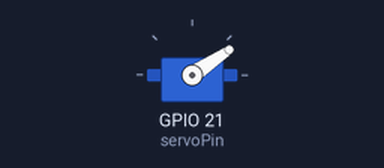
A sketch run on a simulated ESP32. Parts: servo. What the sketch prints to the serial monitor is not drawn.

Above: at 0.05 s.
At 0.2 s:
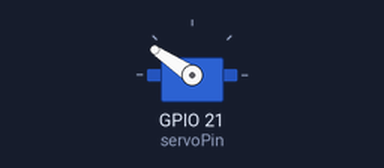
At 0.3 s:
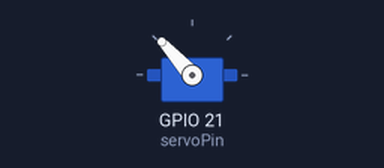
At 0.4 s:
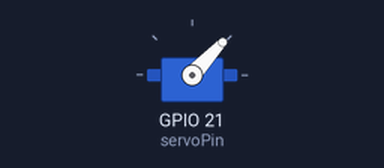
Timing chart, 0 to 3.0 s (numbered marks = the images above):
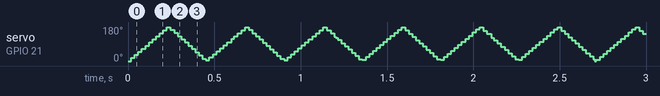

The sketch:

ServoCodeExample.ino
```cpp
#include <ESP32Servo.h>

Servo myservo;  // create servo object to control a servo
// 16 servo objects can be created on the ESP32

int pos = 0;    // variable to store the servo position
// Recommended PWM GPIO pins on the ESP32 include 2,4,12-19,21-23,25-27,32-33
int servoPin = 21;

void setup() {
  Serial.begin(115200);

	// Allow allocation of all timers
	ESP32PWM::allocateTimer(0);
	ESP32PWM::allocateTimer(1);
	ESP32PWM::allocateTimer(2);
	ESP32PWM::allocateTimer(3);
	myservo.setPeriodHertz(50);    // standard 50 hz servo
	myservo.attach(servoPin, 500, 2400); // attaches the servo on pin 18 to the servo object
	// using default min/max of 1000us and 2000us
	// different servos may require different min/max settings
	// for an accurate 0 to 180 sweep
}

void loop() {

	for (pos = 0; pos <= 180; pos += 1) { // goes from 0 degrees to 180 degrees
		// in steps of 1 degree
    Serial.println("Turning Right");
		myservo.write(pos);    // tell servo to go to position in variable 'pos'
		delay(1);             // waits 15ms for the servo to reach the position
	}
	for (pos = 180; pos >= 0; pos -= 1) { // goes from 180 degrees to 0 degrees
    Serial.println("Turning Left");
		myservo.write(pos);    // tell servo to go to position in variable 'pos'
		delay(1);             // waits 15ms for the servo to reach the position
	}
}
```
